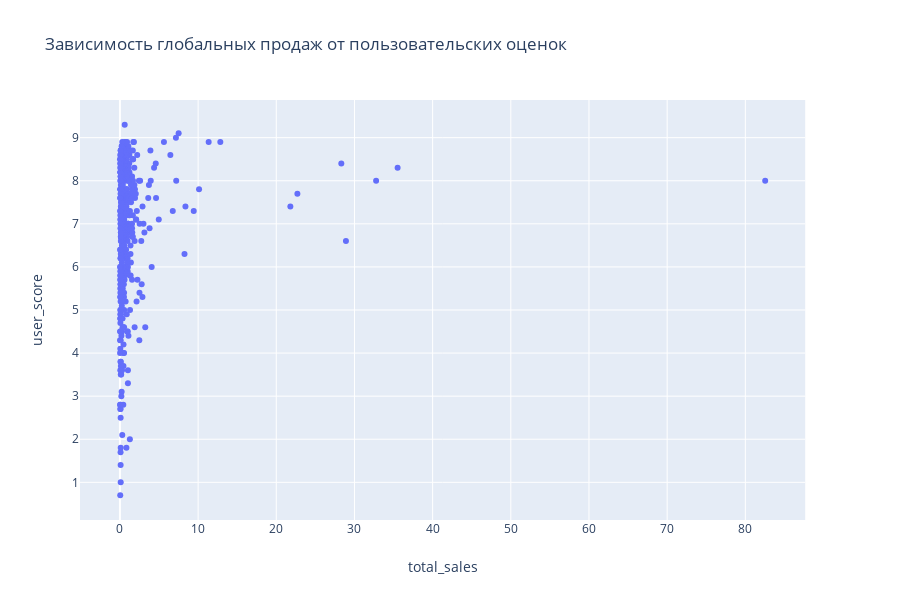
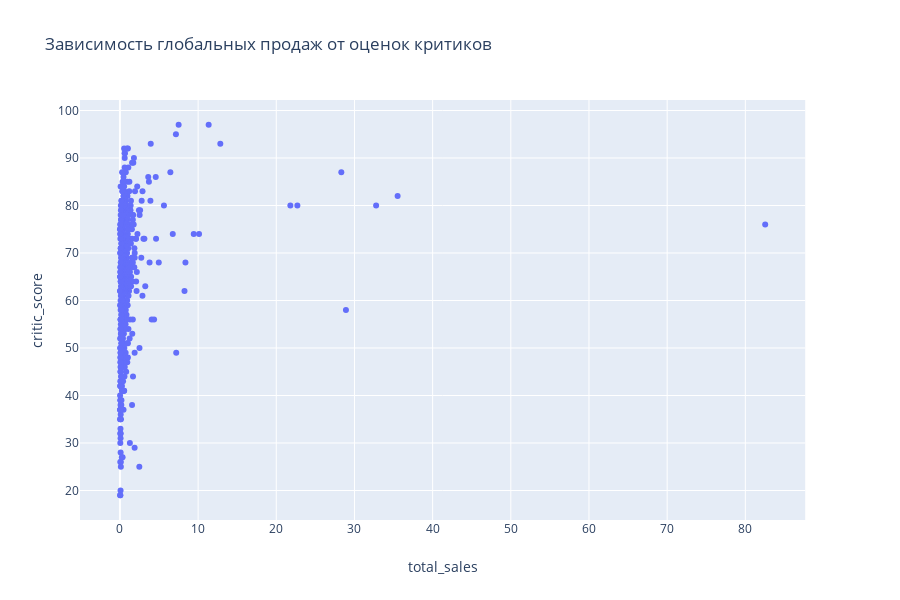

The notebook cell these images were saved under, in order:
### Markdown cell above
Посмотрим, как влияют на продажи внутри одной популярной платформы отзывы пользователей и критиков. Посчитаем корреляцию между отзывами и продажами:

### Code cell
most_pop_platform = top10_df.dropna()
most_pop_platform = most_pop_platform.query('platform == "Wii"')

fig = px.scatter(most_pop_platform, x = 'total_sales', y = 'user_score', title = 'Зависимость глобальных продаж от пользовательских оценок')
fig.show()

fig = px.scatter(most_pop_platform, x = 'total_sales', y = 'critic_score', title = 'Зависимость глобальных продаж от оценок критиков')
fig.show()

### Figure 1 — Plotly figure (JSON) as saved in the notebook; plotly's stock layout.template omitted (floating-point values rounded to 4 significant figures; data arrays with more than 128 entries replaced by an {"elided": "..."} marker saying what was removed)
{"data": [{"hoverlabel": {"namelength": 0}, "hovertemplate": "total_sales=%{x}<br>user_score=%{y}", "legendgroup": "", "marker": {"color": "#636efa", "symbol": "circle"}, "mode": "markers", "name": "", "showlegend": false, "type": "scatter", "x": {"elided": "479 float values"}, "xaxis": "x", "y": {"elided": "479 float values"}, "yaxis": "y"}], "layout": {"height": 600, "legend": {"tracegroupgap": 0}, "title": {"text": "Зависимость глобальных продаж от пользовательских оценок"}, "xaxis": {"anchor": "y", "domain": [0, 0.98], "title": {"text": "total_sales"}}, "yaxis": {"anchor": "x", "domain": [0, 1], "title": {"text": "user_score"}}}}

### Figure 2 — Plotly figure (JSON) as saved in the notebook; plotly's stock layout.template omitted (floating-point values rounded to 4 significant figures; data arrays with more than 128 entries replaced by an {"elided": "..."} marker saying what was removed)
{"data": [{"hoverlabel": {"namelength": 0}, "hovertemplate": "total_sales=%{x}<br>critic_score=%{y}", "legendgroup": "", "marker": {"color": "#636efa", "symbol": "circle"}, "mode": "markers", "name": "", "showlegend": false, "type": "scatter", "x": {"elided": "479 float values"}, "xaxis": "x", "y": {"elided": "479 int values"}, "yaxis": "y"}], "layout": {"height": 600, "legend": {"tracegroupgap": 0}, "title": {"text": "Зависимость глобальных продаж от оценок критиков"}, "xaxis": {"anchor": "y", "domain": [0, 0.98], "title": {"text": "total_sales"}}, "yaxis": {"anchor": "x", "domain": [0, 1], "title": {"text": "critic_score"}}}}
